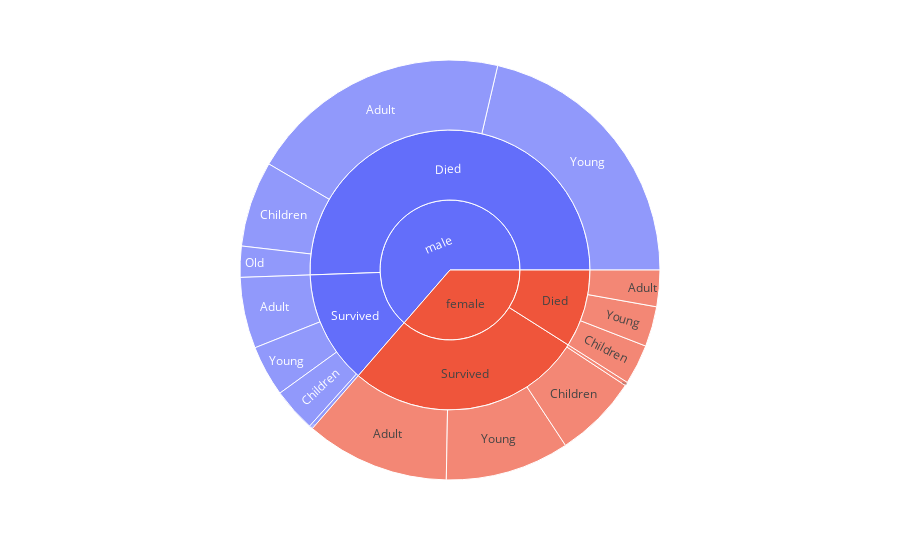

Notebook code cell kept with this figure:
### Code cell
fig = px.sunburst(data, path= ['sex','Survived', 'Age_cats'])
fig.show()

### Figure 1 — Plotly figure (JSON) as saved in the notebook; plotly's stock layout.template omitted (floating-point values rounded to 4 significant figures)
{"data": [{"branchvalues": "total", "domain": {"x": [0, 1], "y": [0, 1]}, "hovertemplate": "labels=%{label}<br>count=%{value}<br>parent=%{parent}<br>id=%{id}<extra></extra>", "ids": ["female/Died/Children", "male/Died/Children", "female/Survived/Children", "male/Survived/Children", "female/Died/Young", "male/Died/Young", "female/Survived/Young", "male/Survived/Young", "female/Died/Adult", "male/Died/Adult", "female/Survived/Adult", "male/Survived/Adult", "female/Died/Old", "male/Died/Old", "female/Survived/Old", "male/Survived/Old", "female/Died", "male/Died", "female/Survived", "male/Survived", "female", "male"], "labels": ["Children", "Children", "Children", "Children", "Young", "Young", "Young", "Young", "Adult", "Adult", "Adult", "Adult", "Old", "Old", "Old", "Old", "Died", "Died", "Survived", "Survived", "female", "male"], "name": "", "parents": ["female/Died", "male/Died", "female/Survived", "male/Survived", "female/Died", "male/Died", "female/Survived", "male/Survived", "female/Died", "male/Died", "female/Survived", "male/Survived", "female/Died", "male/Died", "female/Survived", "male/Survived", "female", "male", "female", "male", "", ""], "type": "sunburst", "values": [22, 47, 46, 24, 22, 152, 68, 28, 20, 144, 79, 39, null, 17, 2, 2, 64, 360, 195, 93, 259, 453]}], "layout": {"legend": {"tracegroupgap": 0}, "margin": {"t": 60}}}
